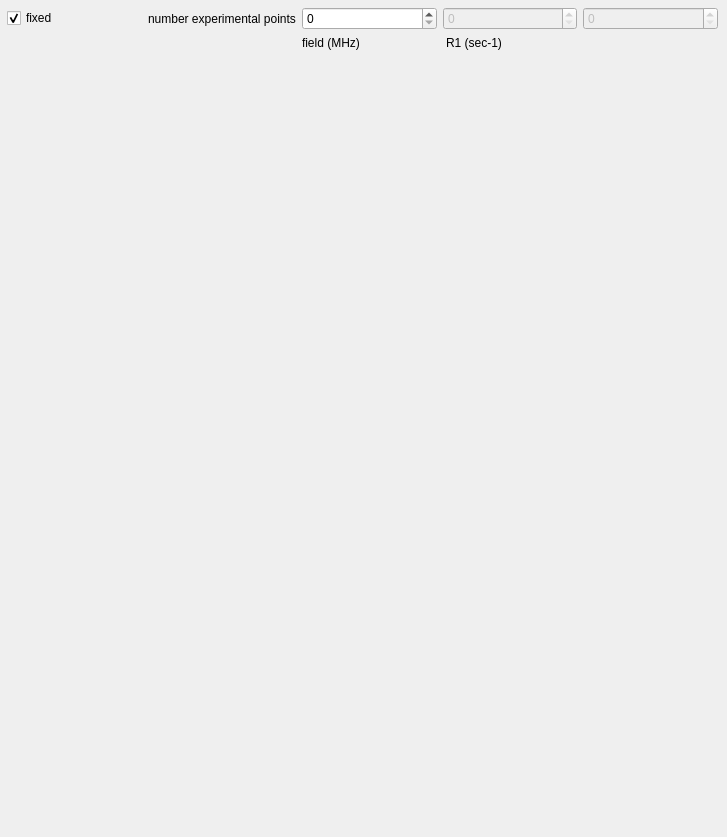
      <widget class="QWidget" name="tab_3">
       <attribute name="title">
        <string>Tab 3</string>
       </attribute>
       <widget class="QWidget" name="layoutWidget1">
        <property name="geometry">
         <rect>
          <x>7</x>
          <y>7</y>
          <width>711</width>
          <height>821</height>
         </rect>
        </property>
        <layout class="QGridLayout" name="gridLayout_3">
         <item row="0" column="4">
          <widget class="QSpinBox" name="nExpPts3SpinBox">
           <property name="enabled">
            <bool>false</bool>
           </property>
          </widget>
         </item>
         <item row="0" column="1">
          <widget class="QLabel" name="nExpPtsLabel">
           <property name="text">
            <string>number experimental points</string>
           </property>
          </widget>
         </item>
         <item row="0" column="3">
          <widget class="QSpinBox" name="nExpPts2SpinBox">
           <property name="enabled">
            <bool>false</bool>
           </property>
          </widget>
         </item>
         <item row="0" column="2">
          <widget class="QSpinBox" name="nExpPts1SpinBox"/>
         </item>
         <item row="0" column="0">
          <widget class="QCheckBox" name="nExpPtsCheckBox">
           <property name="text">
            <string>fixed</string>
           </property>
           <property name="checked">
            <bool>true</bool>
           </property>
          </widget>
         </item>
         <item row="1" column="2" colspan="2">
          <widget class="QWidget" name="exptPointsWidget" native="true">
           <widget class="QWidget" name="verticalLayoutWidget">
            <property name="geometry">
             <rect>
              <x>0</x>
              <y>0</y>
              <width>281</width>
              <height>793</height>
             </rect>
            </property>
            <layout class="QVBoxLayout" name="verticalLayout_2">
             <item>
              <layout class="QHBoxLayout" name="horizontalLayout_2">
               <item>
                <widget class="QLabel" name="label">
                 <property name="text">
                  <string>field (MHz)</string>
                 </property>
                </widget>
               </item>
               <item>
                <widget class="QLabel" name="label_7">
                 <property name="text">
                  <string>R1 (sec-1)</string>
                 </property>
                </widget>
               </item>
              </layout>
             </item>
             <item>
              <layout class="QVBoxLayout" name="exptPointsVLayout"/>
             </item>
             <item>
              <spacer name="verticalSpacer_2">
               <property name="orientation">
                <enum>Qt::Vertical</enum>
               </property>
               <property name="sizeHint" stdset="0">
                <size>
                 <width>20</width>
                 <height>40</height>
                </size>
               </property>
              </spacer>
             </item>
            </layout>
           </widget>
          </widget>
         </item>
        </layout>
       </widget>
      </widget>
